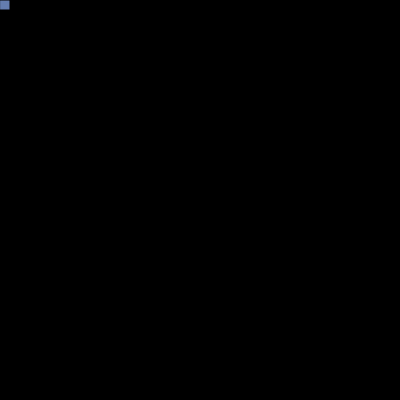
Frame 1 (no input)
Frame 60 (no input): identical to frame 1, image omitted
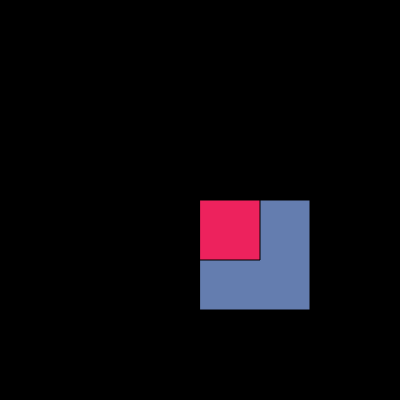
Frame 120 (the mouse pressed at the canvas centre since frame 60)

The p5.js sketch that drew these frames (run headless with seeded random() and noise() and a simulated clock; from frame 60 on, the mouse is pressed at the canvas centre):

// p5.js sketch
// ── sketch.js
function setup() {
  createCanvas(400, 400);
}

function draw() {
  background(0);
	var inverseX = width-mouseX;
  var inverseY = height-mouseY;

  fill(100,125,175);
  rect(mouseX, mouseY, mouseY/2+10, mouseY/2+10);

  fill(237,34,93);
  rect(inverseX, inverseY, (inverseY/4)+10, (inverseY/4)+10);
}
